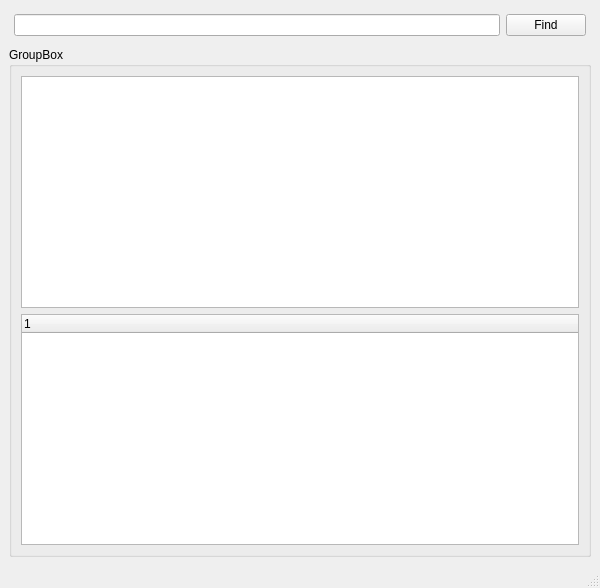
<?xml version="1.0" encoding="UTF-8"?>
<ui version="4.0">
 <class>MainWindow</class>
 <widget class="QMainWindow" name="MainWindow">
  <property name="geometry">
   <rect>
    <x>0</x>
    <y>0</y>
    <width>600</width>
    <height>588</height>
   </rect>
  </property>
  <property name="windowTitle">
   <string>MainWindow</string>
  </property>
  <widget class="QWidget" name="centralwidget">
   <property name="autoFillBackground">
    <bool>false</bool>
   </property>
   <layout class="QVBoxLayout" name="verticalLayout" stretch="0,1">
    <item>
     <layout class="QHBoxLayout" name="horizontalLayout">
      <property name="leftMargin">
       <number>5</number>
      </property>
      <property name="topMargin">
       <number>5</number>
      </property>
      <property name="rightMargin">
       <number>5</number>
      </property>
      <property name="bottomMargin">
       <number>5</number>
      </property>
      <item>
       <widget class="QLineEdit" name="find_box"/>
      </item>
      <item>
       <widget class="QPushButton" name="find_button">
        <property name="text">
         <string>Find</string>
        </property>
       </widget>
      </item>
     </layout>
    </item>
    <item>
     <widget class="QGroupBox" name="gbox">
      <property name="title">
       <string>GroupBox</string>
      </property>
      <layout class="QVBoxLayout" name="verticalLayout_2">
       <item>
        <widget class="QTableView" name="tableView"/>
       </item>
       <item>
        <widget class="QTreeWidget" name="tree_widget">
         <property name="columnCount">
          <number>1</number>
         </property>
         <column>
          <property name="text">
           <string notr="true">1</string>
          </property>
         </column>
        </widget>
       </item>
      </layout>
     </widget>
    </item>
   </layout>
  </widget>
  <widget class="QMenuBar" name="menubar">
   <property name="geometry">
    <rect>
     <x>0</x>
     <y>0</y>
     <width>600</width>
     <height>21</height>
    </rect>
   </property>
  </widget>
  <widget class="QStatusBar" name="statusbar"/>
 </widget>
 <resources/>
 <connections>
  <connection>
   <sender>find_box</sender>
   <signal>returnPressed()</signal>
   <receiver>find_button</receiver>
   <slot>click()</slot>
   <hints>
    <hint type="sourcelabel">
     <x>172</x>
     <y>48</y>
    </hint>
    <hint type="destinationlabel">
     <x>533</x>
     <y>47</y>
    </hint>
   </hints>
  </connection>
  <connection>
   <sender>find_button</sender>
   <signal>clicked()</signal>
   <receiver>MainWindow</receiver>
   <slot>find_button_clicked()</slot>
   <hints>
    <hint type="sourcelabel">
     <x>568</x>
     <y>44</y>
    </hint>
    <hint type="destinationlabel">
     <x>591</x>
     <y>67</y>
    </hint>
   </hints>
  </connection>
 </connections>
 <slots>
  <slot>find_button_clicked()</slot>
 </slots>
</ui>
